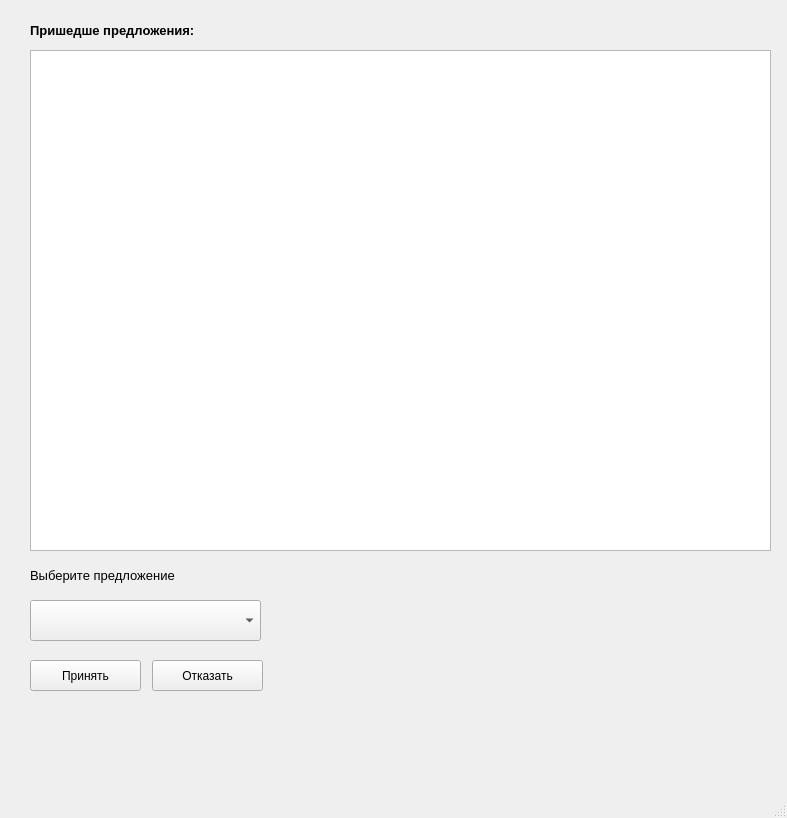
<?xml version="1.0" encoding="UTF-8"?>
<ui version="4.0">
 <class>MainWindow</class>
 <widget class="QMainWindow" name="MainWindow">
  <property name="geometry">
   <rect>
    <x>0</x>
    <y>0</y>
    <width>787</width>
    <height>818</height>
   </rect>
  </property>
  <property name="windowTitle">
   <string>Предложения</string>
  </property>
  <widget class="QWidget" name="centralwidget">
   <widget class="QLabel" name="label">
    <property name="geometry">
     <rect>
      <x>30</x>
      <y>10</y>
      <width>241</width>
      <height>41</height>
     </rect>
    </property>
    <property name="font">
     <font>
      <pointsize>10</pointsize>
      <weight>75</weight>
      <bold>true</bold>
     </font>
    </property>
    <property name="text">
     <string>Пришедше предложения:</string>
    </property>
   </widget>
   <widget class="QTableView" name="tableView">
    <property name="geometry">
     <rect>
      <x>30</x>
      <y>50</y>
      <width>741</width>
      <height>501</height>
     </rect>
    </property>
   </widget>
   <widget class="QComboBox" name="comboBox">
    <property name="geometry">
     <rect>
      <x>30</x>
      <y>600</y>
      <width>231</width>
      <height>41</height>
     </rect>
    </property>
    <property name="font">
     <font>
      <pointsize>10</pointsize>
     </font>
    </property>
   </widget>
   <widget class="QLabel" name="label_2">
    <property name="geometry">
     <rect>
      <x>30</x>
      <y>565</y>
      <width>231</width>
      <height>21</height>
     </rect>
    </property>
    <property name="font">
     <font>
      <pointsize>10</pointsize>
     </font>
    </property>
    <property name="text">
     <string>Выберите предложение</string>
    </property>
   </widget>
   <widget class="QPushButton" name="pushButton">
    <property name="geometry">
     <rect>
      <x>30</x>
      <y>660</y>
      <width>111</width>
      <height>31</height>
     </rect>
    </property>
    <property name="text">
     <string>Принять</string>
    </property>
   </widget>
   <widget class="QPushButton" name="pushButton_2">
    <property name="geometry">
     <rect>
      <x>152</x>
      <y>660</y>
      <width>111</width>
      <height>31</height>
     </rect>
    </property>
    <property name="text">
     <string>Отказать</string>
    </property>
   </widget>
  </widget>
  <widget class="QMenuBar" name="menubar">
   <property name="geometry">
    <rect>
     <x>0</x>
     <y>0</y>
     <width>787</width>
     <height>26</height>
    </rect>
   </property>
  </widget>
  <widget class="QStatusBar" name="statusbar"/>
 </widget>
 <resources/>
 <connections/>
</ui>
